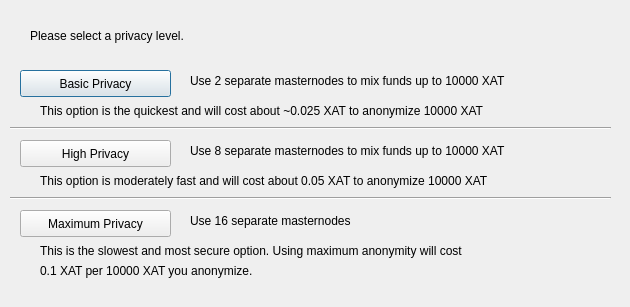
<?xml version="1.0" encoding="UTF-8"?>
<ui version="4.0">
 <class>ObfuscationConfig</class>
 <widget class="QDialog" name="ObfuscationConfig">
  <property name="geometry">
   <rect>
    <x>0</x>
    <y>0</y>
    <width>630</width>
    <height>307</height>
   </rect>
  </property>
  <property name="windowTitle">
   <string>Configure Obfuscation</string>
  </property>
  <widget class="QPushButton" name="buttonBasic">
   <property name="geometry">
    <rect>
     <x>20</x>
     <y>70</y>
     <width>151</width>
     <height>27</height>
    </rect>
   </property>
   <property name="text">
    <string>Basic Privacy</string>
   </property>
  </widget>
  <widget class="QPushButton" name="buttonHigh">
   <property name="geometry">
    <rect>
     <x>20</x>
     <y>140</y>
     <width>151</width>
     <height>27</height>
    </rect>
   </property>
   <property name="text">
    <string>High Privacy</string>
   </property>
  </widget>
  <widget class="QPushButton" name="buttonMax">
   <property name="geometry">
    <rect>
     <x>20</x>
     <y>210</y>
     <width>151</width>
     <height>27</height>
    </rect>
   </property>
   <property name="text">
    <string>Maximum Privacy</string>
   </property>
  </widget>
  <widget class="QLabel" name="label">
   <property name="geometry">
    <rect>
     <x>30</x>
     <y>20</y>
     <width>571</width>
     <height>31</height>
    </rect>
   </property>
   <property name="text">
    <string>Please select a privacy level.</string>
   </property>
  </widget>
  <widget class="QLabel" name="label_2">
   <property name="geometry">
    <rect>
     <x>190</x>
     <y>70</y>
     <width>421</width>
     <height>21</height>
    </rect>
   </property>
   <property name="text">
    <string>Use 2 separate masternodes to mix funds up to 10000 XAT</string>
   </property>
  </widget>
  <widget class="QLabel" name="label_3">
   <property name="geometry">
    <rect>
     <x>190</x>
     <y>140</y>
     <width>411</width>
     <height>21</height>
    </rect>
   </property>
   <property name="text">
    <string>Use 8 separate masternodes to mix funds up to 10000 XAT</string>
   </property>
  </widget>
  <widget class="QLabel" name="label_4">
   <property name="geometry">
    <rect>
     <x>190</x>
     <y>210</y>
     <width>421</width>
     <height>21</height>
    </rect>
   </property>
   <property name="text">
    <string>Use 16 separate masternodes</string>
   </property>
  </widget>
  <widget class="QLabel" name="label_6">
   <property name="geometry">
    <rect>
     <x>40</x>
     <y>100</y>
     <width>561</width>
     <height>21</height>
    </rect>
   </property>
   <property name="text">
    <string>This option is the quickest and will cost about ~0.025 XAT to anonymize 10000 XAT</string>
   </property>
  </widget>
  <widget class="QLabel" name="label_7">
   <property name="geometry">
    <rect>
     <x>40</x>
     <y>170</y>
     <width>561</width>
     <height>21</height>
    </rect>
   </property>
   <property name="text">
    <string>This option is moderately fast and will cost about 0.05 XAT to anonymize 10000 XAT</string>
   </property>
  </widget>
  <widget class="QLabel" name="label_8">
   <property name="geometry">
    <rect>
     <x>40</x>
     <y>240</y>
     <width>561</width>
     <height>21</height>
    </rect>
   </property>
   <property name="text">
    <string>This is the slowest and most secure option. Using maximum anonymity will cost</string>
   </property>
  </widget>
  <widget class="QLabel" name="label_9">
   <property name="geometry">
    <rect>
     <x>40</x>
     <y>260</y>
     <width>561</width>
     <height>21</height>
    </rect>
   </property>
   <property name="text">
    <string>0.1 XAT per 10000 XAT you anonymize.</string>
   </property>
  </widget>
  <widget class="Line" name="line">
   <property name="geometry">
    <rect>
     <x>10</x>
     <y>120</y>
     <width>601</width>
     <height>16</height>
    </rect>
   </property>
   <property name="orientation">
    <enum>Qt::Horizontal</enum>
   </property>
  </widget>
  <widget class="Line" name="line_2">
   <property name="geometry">
    <rect>
     <x>10</x>
     <y>190</y>
     <width>601</width>
     <height>16</height>
    </rect>
   </property>
   <property name="orientation">
    <enum>Qt::Horizontal</enum>
   </property>
  </widget>
 </widget>
 <resources/>
 <connections/>
</ui>
